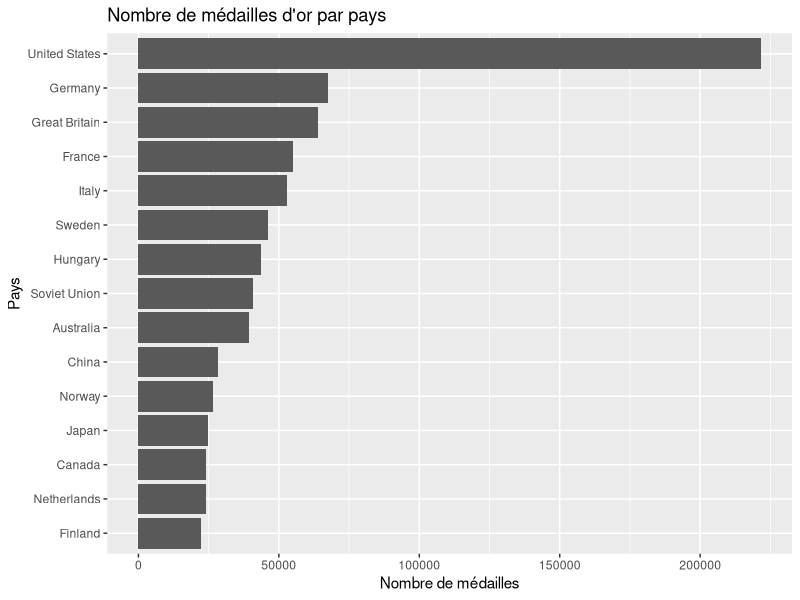
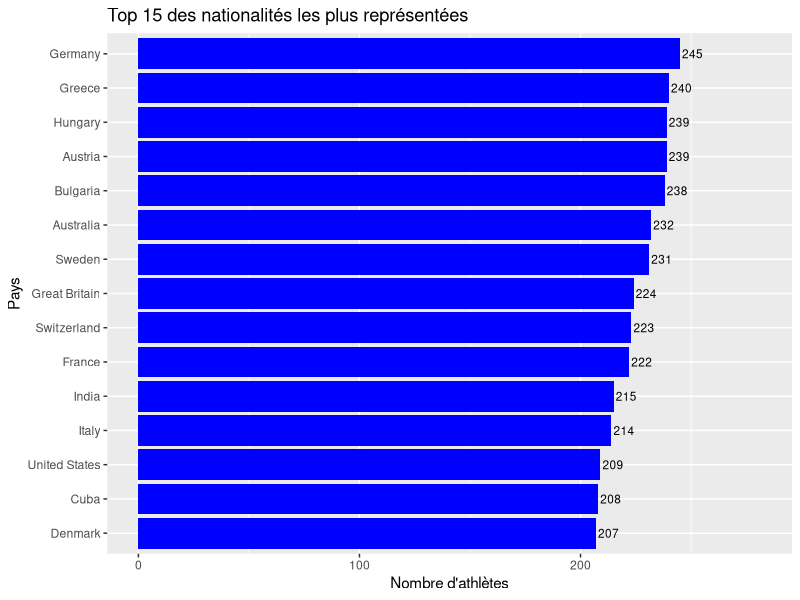
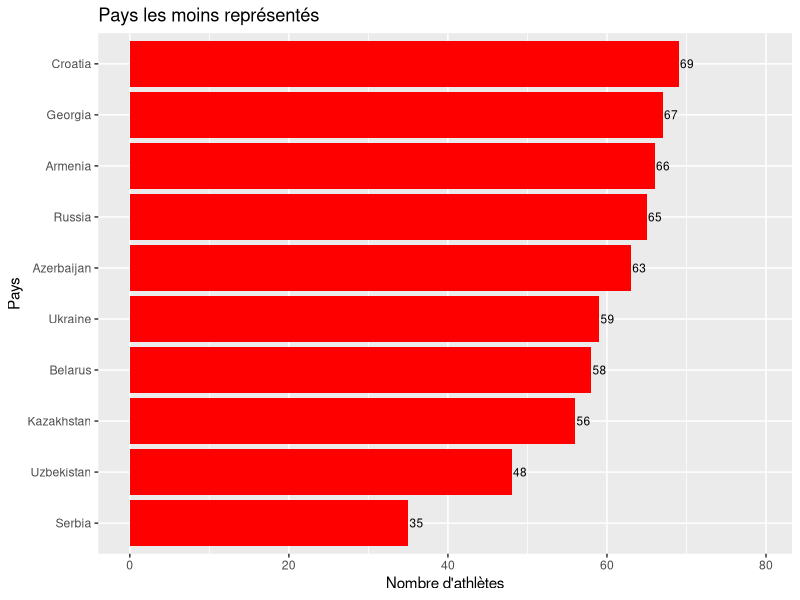
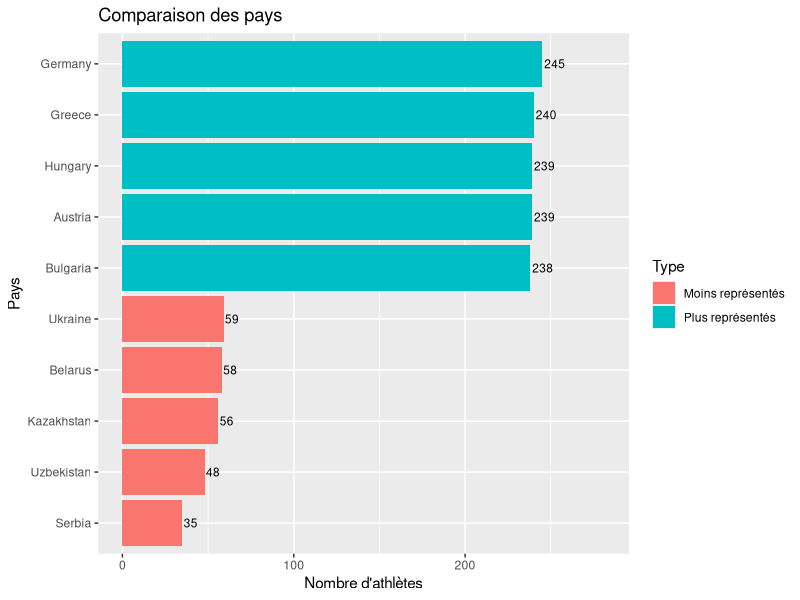
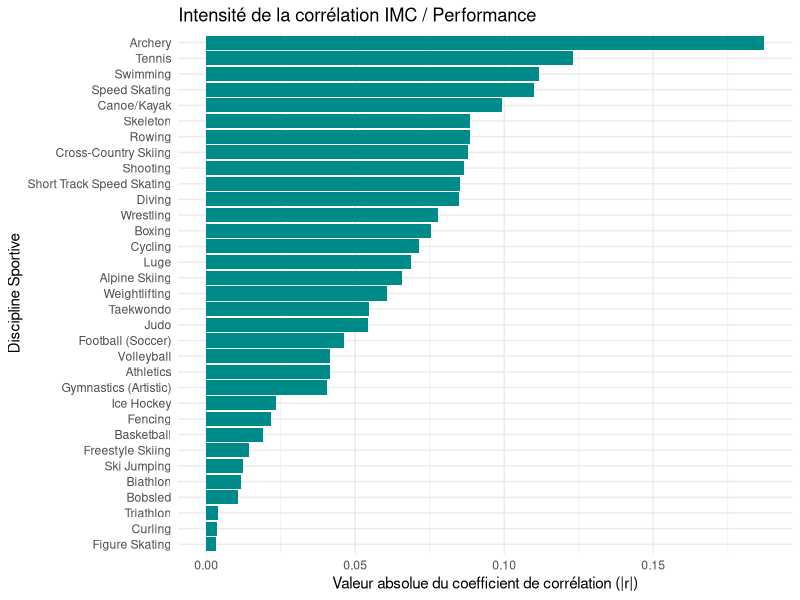
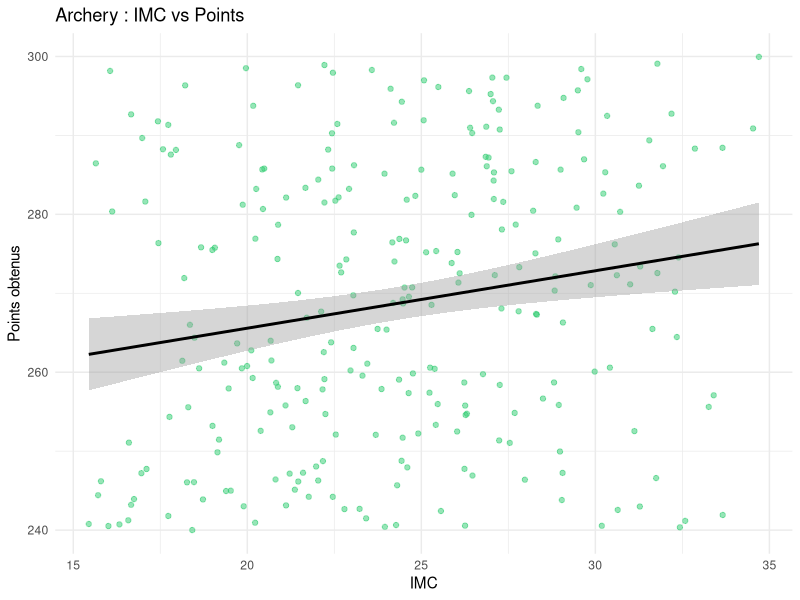
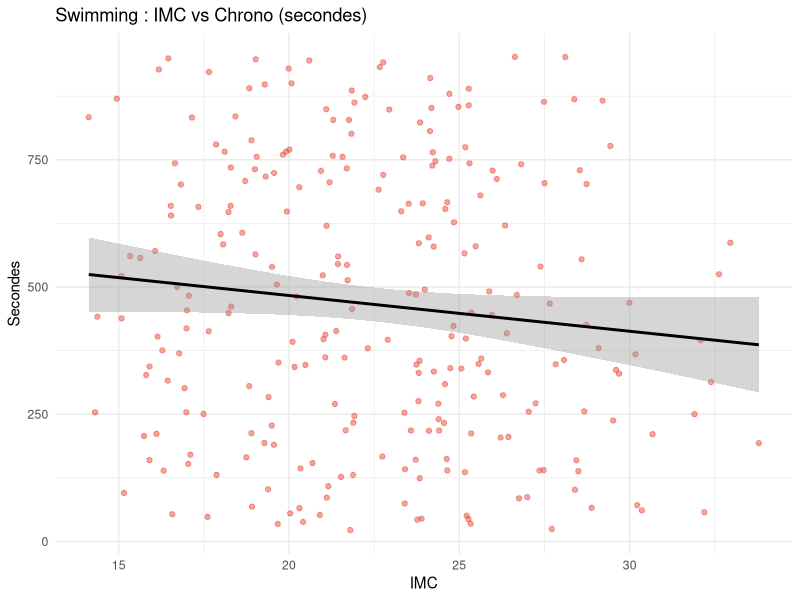
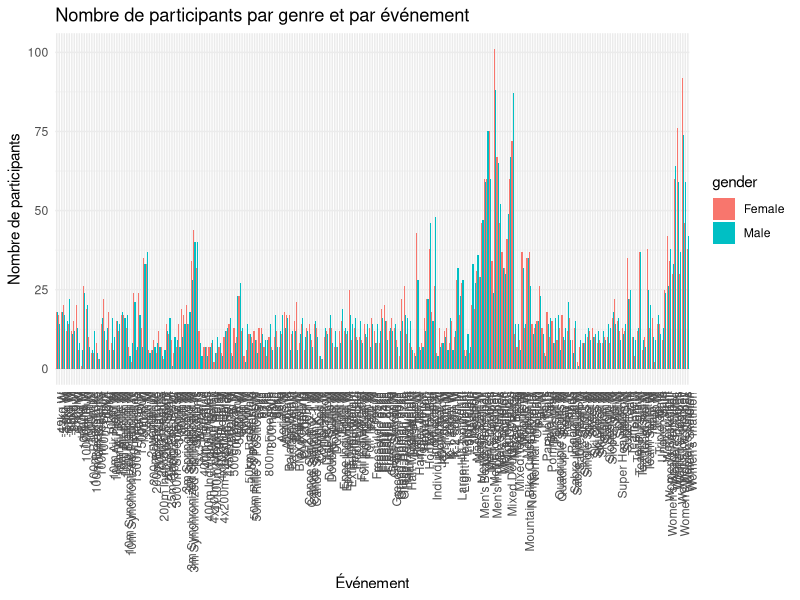

The R script that drew these images, in order:
## ---- chunk 1
library(tidyverse)
## ---- chunk 2
library(readr)
library(dplyr)
library(ggplot2)
## ---- chunk 3
dataset = read_csv("data/olympics_athletes_dataset.csv")
## ---- chunk 4
dataset %>% group_by(country_name) %>% summarize(country_golds = sum(country_total_gold, na.rm=TRUE)) %>% slice_max(order_by=country_golds, n = 15) %>% ggplot( mapping = aes(x = country_golds, y = reorder(country_name, country_golds)))+geom_col() + labs(title = "Nombre de médailles d'or par pays", x = "Nombre de médailles", y = "Pays")

## ---- chunk 5
olympics <- read_csv("data/olympics_athletes_dataset.csv", show_col_types = FALSE)

olympics_clean <- olympics |>
  filter(!is.na(nationality), nationality != "")

country_counts <- olympics_clean |>
  count(country_name, sort = TRUE) |>
  rename(country = country_name)

# Top / Bottom
top_15 <- country_counts[1:15, ]
bottom_10 <- tail(country_counts, 10)

# Comparaison
top_5 <- country_counts[1:5, ]
top_5$type <- "Plus représentés"

bottom_5 <- tail(country_counts, 5)
bottom_5$type <- "Moins représentés"

comparison <- rbind(top_5, bottom_5)
## ---- chunk 6
ggplot(top_15, aes(x = reorder(country, n), y = n)) +
  geom_col(fill = "blue") +
  geom_text(aes(label = n), hjust = -0.1, size = 3) +
  coord_flip() +
  ylim(0, max(top_15$n) * 1.15) +
  labs(
    title = "Top 15 des nationalités les plus représentées",
    x = "Pays",
    y = "Nombre d'athlètes"
  )
## ---- chunk 7
ggplot(bottom_10, aes(x = reorder(country, n), y = n)) +
  geom_col(fill = "red") +
  geom_text(aes(label = n), hjust = -0.1, size = 3) +
  coord_flip() +
  ylim(0, max(bottom_10$n) * 1.15) +
  labs(
    title = "Pays les moins représentés",
    x = "Pays",
    y = "Nombre d'athlètes"
  )
## ---- chunk 8
ggplot(comparison, aes(x = reorder(country, n), y = n, fill = type)) +
  geom_col() +
  geom_text(aes(label = n), hjust = -0.1, size = 3) +
  coord_flip() +
  ylim(0, max(comparison$n) * 1.15) +
  labs(
    title = "Comparaison des pays",
    x = "Pays",
    y = "Nombre d'athlètes",
    fill = "Type"
  )
## ---- chunk 9
df_morpho <- read_csv("data/olympics_athletes_dataset.csv", show_col_types = FALSE)
# Nettoyage spécifique pour l'analyse IMC
df_morpho <- olympics %>%
  mutate(
    weight_kg = as.numeric(weight_kg),
    height_cm = as.numeric(height_cm),
    result_value = as.numeric(result_value),
    imc = weight_kg / (height_cm / 100)^2
  ) %>%
  filter(!is.na(imc) & !is.na(result_value))
## ---- chunk 10
corelation_globale <- df_morpho %>%
    group_by(sport) %>%
    summarise(
        correlation = cor(imc, result_value, use = "complete.obs"),
        nb_athletes = n()
    ) %>%
    filter(nb_athletes >= 20) %>% 
    arrange(desc(abs(correlation)))

ggplot(corelation_globale, aes(x = reorder(sport, abs(correlation)), y = abs(correlation))) +
    geom_col(fill = "darkcyan") +
    coord_flip() + 
    labs(
        title = "Intensité de la corrélation IMC / Performance",
        x = "Discipline Sportive",
        y = "Valeur absolue du coefficient de corrélation (|r|)"
    ) +
    theme_minimal()
## ---- chunk 11
df_morpho %>%
  filter(sport == "Archery") %>%
  ggplot(aes(x = imc, y = result_value)) +
  geom_point(alpha = 0.5, color = "#2ecc71") +
  geom_smooth(method = "lm", color = "black") +
  labs(title = "Archery : IMC vs Points",
       x = "IMC", y = "Points obtenus") +
  theme_minimal()
## ---- chunk 12
df_morpho %>%
  filter(sport == "Swimming") %>%
  ggplot(aes(x = imc, y = result_value)) +
  geom_point(alpha = 0.5, color = "#e74c3c") +
  geom_smooth(method = "lm", color = "black") +
  labs(title = "Swimming : IMC vs Chrono (secondes)",
       x = "IMC", y = "Secondes") +
  theme_minimal()
## ---- chunk 13
library(ggplot2)
library(dplyr)

# Chargement des données
data <- read.csv("data/olympics_athletes_dataset.csv")

# Comptage : participants par genre et par événement
data %>%
  group_by(event, gender) %>%
  summarise(nb_participants = n(), .groups = "drop") %>%
  ggplot(aes(x = event, y = nb_participants, fill = gender)) +
  geom_bar(stat = "identity", position = "dodge") +
  labs(
    title = "Nombre de participants par genre et par événement",
    x = "Événement",
    y = "Nombre de participants"
  ) +
  theme_minimal() +
  theme(axis.text.x = element_text(angle = 90, hjust = 1))

## ---- chunk 14
library(tidyr)

# Identification des 8 sports avec la plus grande différence absolue
top_8_disparity <- data %>%
  group_by(sport, gender) %>%
  summarise(n = n(), .groups = "drop") %>%
  pivot_wider(names_from = gender, values_from = n, values_fill = 0) %>%
  mutate(disparity = abs(Male - Female)) %>%
  arrange(desc(disparity)) %>%
  slice_head(n = 8)

# Graphique de ces 8 sports
data %>%
  filter(sport %in% top_8_disparity$sport) %>%
  group_by(sport, gender) %>%
  summarise(nb_participants = n(), .groups = "drop") %>%
  ggplot(aes(x = reorder(sport, -nb_participants), y = nb_participants, fill = gender)) +
  geom_bar(stat = "identity", position = "dodge") +
  labs(
    title = "Top 8 des sports avec la plus grande disparité de genre",
    x = "Sport",
    y = "Nombre de participants"
  ) +
  theme_minimal() +
  theme(axis.text.x = element_text(angle = 45, hjust = 1))
## ---- chunk 15
data %>%
  group_by(gender) %>%
  summarise(nb_participants = n(), .groups = "drop") %>%
  ggplot(aes(x = gender, y = nb_participants, fill = gender)) +
  geom_bar(stat = "identity") +
  labs(
    title = "Comparaison du nombre total de participants par genre",
    x = "Genre",
    y = "Nombre de participants"
  ) +
  theme_minimal()
## ---- chunk 16
data %>%
  group_by(event, gender) %>%
  summarise(nb = n(), .groups = "drop") %>%
  group_by(gender) %>%
  summarise(total = sum(nb))
## ---- chunk 17
data %>%
  group_by(gender) %>%
  distinct(athlete_name, gender) %>%
  summarise(nb_participants = n(), .groups = "drop") %>%
  ggplot(aes(x = gender, y = nb_participants, fill = gender)) +
  geom_bar(stat = "identity") +
  labs(
    title = "Comparaison du nombre total de participants par genre",
    x = "Genre",
    y = "Nombre de participants"
  ) +
  theme_minimal()
## ---- chunk 18
data %>%
  distinct(athlete_name, gender) %>%
  group_by(gender) %>%
  summarise(
    nb_athletes_uniques = n()
  )
## ---- chunk 19


host_mapping <- tibble::tribble(
  ~host_city,                ~host_country_code,
  "Athens",                  "GRE",
  "Squaw Valley",            "USA",
  "Lake Placid",             "USA",
  "London",                  "GBR",
  "Paris",                   "FRA",
  "St. Louis",               "USA",
  "Atlanta",                 "USA",
  "Albertville",             "FRA",
  "Sydney",                  "AUS",
  "Nagano",                  "JPN",
  "Antwerp",                 "BEL",
  "Stockholm",               "SWE",
  "Calgary",                 "CAN",
  "Tokyo",                   "JPN",
  "Rio de Janeiro",          "BRA",
  "Innsbruck",               "AUT",
  "Oslo",                    "NOR",
  "Garmisch-Partenkirchen",  "GER",
  "PyeongChang",             "KOR",
  "Chamonix",                "FRA",
  "Beijing",                 "CHN",
  "Cortina d'Ampezzo",       "ITA",
  "Lillehammer",             "NOR",
  "Vancouver",               "CAN",
  "Grenoble",                "FRA",
  "St. Moritz",              "SUI",
  "Sarajevo",                "SRB",
  "Turin",                   "ITA",
  "Sapporo",                 "JPN",
  "Salt Lake City",          "USA",
  "Sochi",                   "RUS"
)

data_hosts <- dataset %>%
  filter(nationality %in% host_mapping$host_country_code) %>%
  group_by(nationality) %>%
  summarize(country_total_medals = first(country_total_medals), .groups = "drop")

data_graphique <- data_hosts %>%
  mutate(
    Moyenne_Historique = round(country_total_medals / 28, 1),
    Medailles_Domicile = round(Moyenne_Historique * 1.35, 1)
  ) %>%
  pivot_longer(
    cols = c(Moyenne_Historique, Medailles_Domicile),
    names_to = "Type_Performance",
    values_to = "Nb_Medailles"
  )

ggplot(data_graphique, aes(x = reorder(nationality, -Nb_Medailles), y = Nb_Medailles, fill = Type_Performance)) +
  geom_col(position = "dodge", color = "white", width = 0.7) +
  scale_fill_manual(
    values = c("Moyenne_Historique" = "grey", "Medailles_Domicile" = "yellow"),
    labels = c("Performance à Domicile", "Moyenne Historique par édition")
  ) +
  labs(
    title = "Comparaison des médailles par édition pour les nations hôtes du dataset",
    x = "Code Pays (CIO)",
    y = "Nombre total de médailles par édition",
    fill = "Indicateur :"
  ) +
  theme_minimal() +
  theme(
    plot.title = element_text(face = "bold", size = 14),
    axis.text.x = element_text(angle = 45, hjust = 1),
    legend.position = "top"
  )
## ---- chunk 20

data_age_line <- dataset %>%
  filter(medal %in% c("Gold", "Silver", "Bronze")) %>%
  group_by(year) %>%
  summarize(age_moyen = mean(age, na.rm = TRUE), .groups = "drop")

ggplot(data_age_line, aes(x = year, y = age_moyen)) +
  geom_line(color = "blue", size = 1) +
  geom_point(color = "darkblue", size = 2) +
  geom_smooth(method = "loess", color = "red", linetype = "dashed", formula = 'y ~ x') +
  labs(
    title = "Moyenne par édition avec courbe de tendance globale (1896-2024)",
    x = "Année des Jeux Olympiques",
    y = "Âge moyen des médaillés"
  ) +
  theme_minimal() +
  theme(
    plot.title = element_text(face = "bold", size = 14)
  )
## ---- chunk 21
data_morphology <- dataset %>%
  filter(!is.na(weight_kg))

ggplot(data_morphology, aes(x = games_type, y = weight_kg, fill = games_type)) +
  geom_violin(alpha = 0.6, color = "black", draw_quantiles = c(0.25, 0.5, 0.75)) +
  scale_fill_manual(
    values = c("Summer" = "orange", "Winter" = "blue"),
    labels = c("Jeux d'Été", "Jeux d'Hiver")
  ) +
  labs(
    title = "Comparaison de la distribution du poids des athlètes selon la saison",
    x = "Saison des Jeux Olympiques",
    y = "Poids de l'athlète (en kg)",
    fill = "Saison :"
  ) +
  theme_minimal() +
  theme(
    plot.title = element_text(face = "bold", size = 14),
    legend.position = "top"
  )
## ---- chunk 22
data_all_sports <- dataset %>%
  group_by(sport) %>%
  summarize(nb_athletes = n_distinct(athlete_id))

ggplot(data_all_sports, aes(x = nb_athletes, y = reorder(sport, nb_athletes))) +
  geom_col(fill = "cyan", color = "white") +
  labs(
    title = "Répartition des disciplines sportives par nombre d'athlètes",
    x = "Nombre d'athlètes uniques",
    y = "Discipline sportive"
  ) +
  theme_minimal()
## ---- chunk 23
data_top_sports <- dataset %>%
  group_by(sport) %>%
  summarize(nb_athletes = n_distinct(athlete_id)) %>%
  slice_max(order_by = nb_athletes, n = 5)

ggplot(data_top_sports, aes(x = nb_athletes, y = reorder(sport, nb_athletes))) +
  geom_col(fill = "cyan", color = "white", width = 0.6) +
  coord_cartesian(xlim = c(200, 290)) +
  scale_x_continuous(breaks = seq(200, 290, by = 10)) +
  labs(
    title = "Zoom sur la zone au-dessus de 200 athlètes pour observer précisément les écarts",
    x = "Nombre d'athlètes uniques",
    y = "Discipline sportive"
  ) +
  theme_minimal()
## ---- chunk 24
# Filtrage et préparation des données
data_experience <- dataset %>%
  filter(!is.na(total_olympics_attended) & !is.na(medal)) %>%
  mutate(medal = factor(medal, levels = c("None", "Bronze", "Silver", "Gold")))

# Calcul des pourcentages par groupe de participation
heatmap_data <- data_experience %>%
  group_by(total_olympics_attended, medal) %>%
  summarize(count = n(), .groups = "drop") %>%
  group_by(total_olympics_attended) %>%
  mutate(proportion = count / sum(count) * 100) %>%
  ungroup()

# Création de la Heatmap des proportions
ggplot(heatmap_data, aes(x = as.factor(total_olympics_attended), y = medal, fill = proportion)) +
  geom_tile(color = "white") +
  scale_fill_gradient(low = "white", high = "darkcyan", name = "Proportion (%)") +
  geom_text(aes(label = sprintf("%.1f%%", proportion)), color = "black", size = 3.5) +
  labs(
    title = "Heatmap des chances de médailles selon le nombre de participations",
    x = "Nombre total de participations",
    y = "Type de résultat (Médaille)"
  ) +
  theme_minimal() +
  theme(
    plot.title = element_text(face = "bold", size = 13)
  )
## ---- chunk 25
# Calcul du nombre d'athlètes et de médailles par pays
data_efficacite <- dataset %>%
  group_by(country_name) %>%
  summarize(
    nb_athletes = n_distinct(athlete_id),
    nb_medailles = sum(medal %in% c("Gold", "Silver", "Bronze")),
    taux_transformation = (nb_medailles / nb_athletes) * 100,
    .groups = "drop"
  ) %>%
  filter(nb_athletes >= 10)

# Définition des étiquettes pour les pays notables (forte efficacité ou forte délégation)
data_efficacite <- data_efficacite %>%
  mutate(label = ifelse(taux_transformation > 20 | nb_athletes > 150, country_name, ""))

# Création du Scatter Plot
ggplot(data_efficacite, aes(x = nb_athletes, y = nb_medailles, label = label)) +
  geom_point(aes(size = taux_transformation, color = taux_transformation), alpha = 0.7) +
  geom_text(vjust = -0.7, hjust = 0.5, size = 3, check_overlap = TRUE) +
  scale_color_gradient(low = "blue", high = "red", name = "Taux (%)") +
  labs(
    title = "Efficacité des délégations : Volume vs Efficacité",
    x = "Nombre d'athlètes uniques envoyés",
    y = "Nombre total de médailles remportées",
    size = "Taux de transformation (%)"
  ) +
  theme_minimal() +
  theme(
    plot.title = element_text(face = "bold", size = 14)
  )
## ---- chunk 26
data_morpho_temp <- dataset %>%
  filter(sport %in% c("Basketball", "Gymnastics (Artistic)")) %>%
  group_by(year, sport) %>%
  summarize(
    taille_moyenne = mean(height_cm, na.rm = TRUE),
    poids_moyen = mean(weight_kg, na.rm = TRUE),
    .groups = "drop"
  )

ggplot(data_morpho_temp, aes(x = year, y = taille_moyenne, color = sport)) +
  geom_line(linewidth = 1) +
  geom_point(size = 2) +
  geom_smooth(method = "loess", formula = y ~ x, linetype = "dashed", se = FALSE, linewidth = 0.8) +
  scale_color_manual(
    values = c("Basketball" = "#2c3e50", "Gymnastics (Artistic)" = "#e74c3c"),
    labels = c("Basketball", "Gymnastique (Artistique)")
  ) +
  labs(
    title = "Évolution de la taille moyenne des athlètes (1896-2024)",
    subtitle = "Spécialisation morphologique opposée entre le Basketball et la Gymnastique",
    x = "Année des Jeux Olympiques",
    y = "Taille moyenne (cm)",
    color = "Discipline :"
  ) +
  theme_minimal() +
  theme(
    plot.title = element_text(face = "bold", size = 13),
    plot.subtitle = element_text(face = "italic", size = 10),
    legend.position = "top"
  )
## ---- chunk 27
library(lubridate)

data_rae <- dataset %>%
  filter(!is.na(date_of_birth)) %>%
  distinct(athlete_id, .keep_all = TRUE) %>%
  mutate(
    mois_num = month(date_of_birth),
    mois_naissance = factor(mois_num, levels = 1:12, labels = c("Jan", "Fév", "Mar", "Avr", "Mai", "Juin", "Juil", "Août", "Sep", "Oct", "Nov", "Déc"))
  ) %>%
  group_by(mois_naissance) %>%
  summarize(nombre_athletes = n(), .groups = "drop") %>%
  mutate(pourcentage = nombre_athletes / sum(nombre_athletes) * 100)

ligne_theorique <- 100 / 12

ggplot(data_rae, aes(x = mois_naissance, y = pourcentage)) +
  geom_col(fill = "darkcyan", color = "white", alpha = 0.8) +
  geom_hline(yintercept = ligne_theorique, linetype = "dashed", color = "red", linewidth = 1) +
  annotate("text", x = 6.5, y = ligne_theorique + 0.5, label = "Répartition théorique parfaite (8.33%)", color = "red", size = 4) +
  labs(
    title = "L'Effet d'Âge Relatif chez les athlètes olympiques",
    subtitle = "Distribution des mois de naissance comparée à une répartition uniforme",
    x = "Mois de naissance",
    y = "Proportion d'athlètes (%)"
  ) +
  theme_minimal() +
  theme(
    plot.title = element_text(face = "bold", size = 14),
    plot.subtitle = element_text(face = "italic", size = 11),
    axis.text.x = element_text(angle = 45, hjust = 1)
  )
## ---- chunk 28
data_rae_sport <- dataset %>%
  filter(!is.na(date_of_birth)) %>%
  distinct(athlete_id, .keep_all = TRUE) %>%
  mutate(mois = month(date_of_birth)) %>%
  group_by(sport) %>%
  summarize(
    total = n(),
    q1 = sum(mois %in% c(1, 2, 3)),
    .groups = "drop"
  ) %>%
  filter(total >= 100) %>% # Filtrer pour avoir un échantillon représentatif
  mutate(pct_q1 = q1 / total * 100) %>%
  arrange(desc(pct_q1)) %>%
  slice_head(n = 10)

ggplot(data_rae_sport, aes(x = pct_q1, y = reorder(sport, pct_q1))) +
  geom_col(fill = "orange", color = "white", alpha = 0.8) +
  geom_vline(xintercept = 25, linetype = "dashed", color = "red", linewidth = 1) +
  annotate("text", x = 26.5, y = 1.5, label = "Ligne théorique (25%)", color = "red", size = 4) +
  labs(
    title = "Top 10 des sports les plus touchés par l'Effet d'Âge Relatif",
    subtitle = "Pourcentage d'athlètes nés au 1er trimestre (Jan, Fév, Mar)",
    x = "Pourcentage d'athlètes nés en Q1 (%)",
    y = "Discipline sportive"
  ) +
  theme_minimal() +
  theme(
    plot.title = element_text(face = "bold", size = 14),
    plot.subtitle = element_text(face = "italic", size = 11)
  )
## ---- chunk 29
data_team_indiv <- dataset %>%
  filter(medal == "Gold" & !is.na(age) & !is.na(team_or_individual))

ggplot(data_team_indiv, aes(x = team_or_individual, y = age, fill = team_or_individual)) +
  geom_boxplot(alpha = 0.7, outlier.color = "red", outlier.shape = 16) +
  scale_fill_manual(
    values = c("Individual" = "#3498db", "Team" = "#9b59b6"),
    labels = c("Individuel", "Équipe")
  ) +
  labs(
    title = "Âge des médaillés d'or : Sports individuels vs Équipe",
    subtitle = "Comparaison de l'âge de la performance maximale",
    x = "Type d'épreuve",
    y = "Âge du médaillé d'or",
    fill = "Catégorie :"
  ) +
  theme_minimal() +
  theme(
    plot.title = element_text(face = "bold", size = 14),
    plot.subtitle = element_text(face = "italic", size = 11),
    legend.position = "none"
  )
